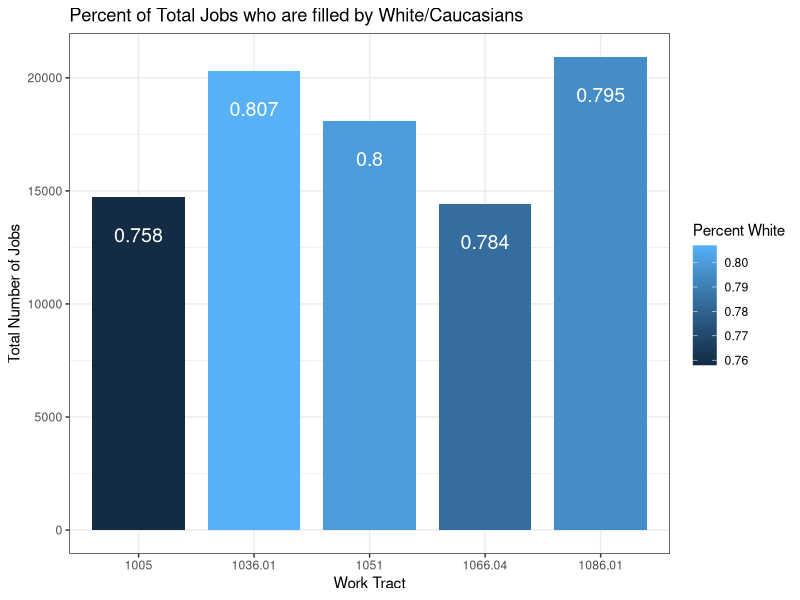
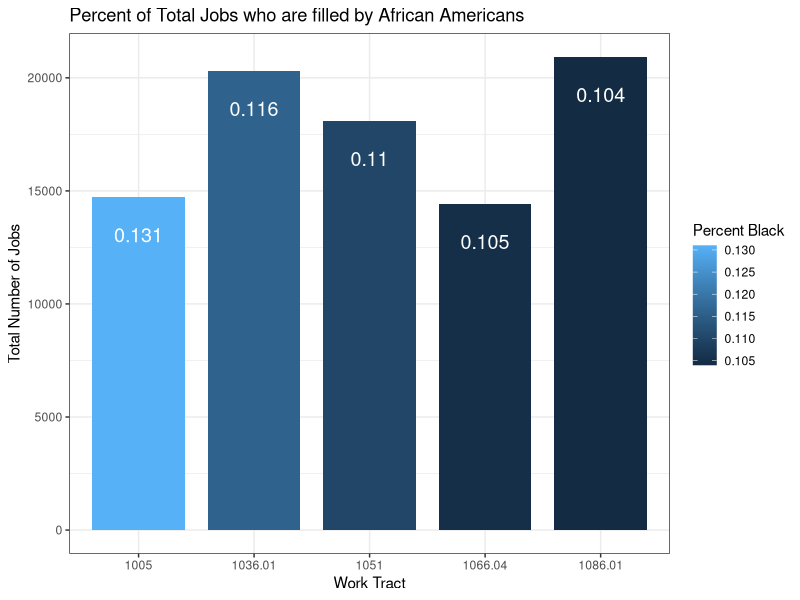
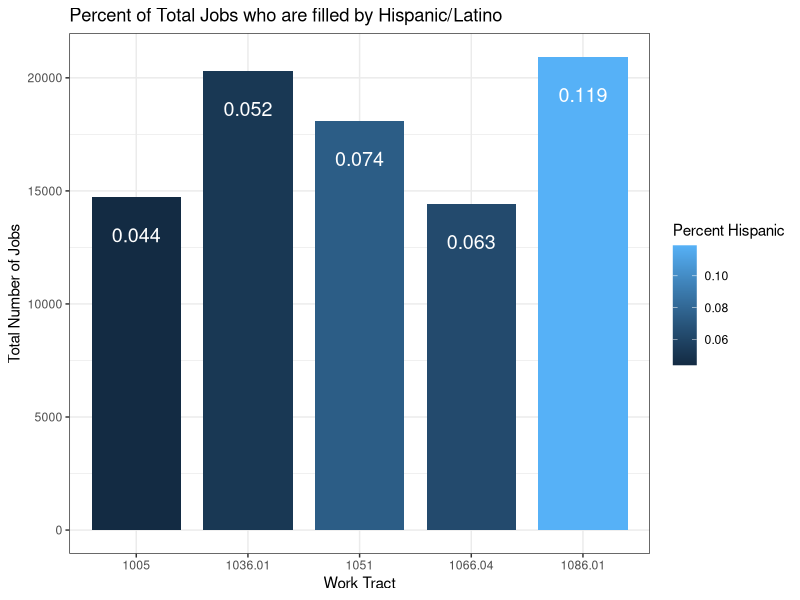
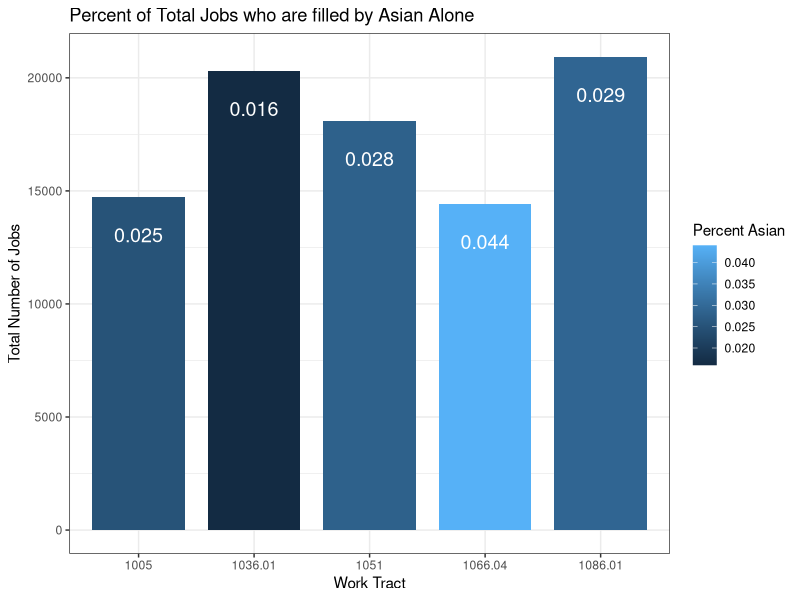

R code for these plots, in order:
## ---- chunk 1
knitr::opts_chunk$set(echo = TRUE)
## ---- chunk 2
#SETUP
library(ggplot2)
library(tidyverse)
library(dplyr)
OD_Tract <- read.csv("wac_tract_aggregation_Sean2.csv", fileEncoding = "latin1")
OD_Tract <- filter(OD_Tract, C000 >= 14416)
OD_Tract2 <- as.tibble(OD_Tract)
OD_Tract$work_tract = as.character(OD_Tract$work_tract)
## ---- chunk 3
OD_Tract$PercentWhite <- round(OD_Tract$PercentWhite, 3)
OD_Tract$PercentBlack <- round(OD_Tract$PercentBlack, 3)
OD_Tract$PercentHispanic <- round(OD_Tract$PercentHispanic, 3)
OD_Tract$PercentAsian <- round(OD_Tract$PercentAsian, 3)

PercentWhite1 <- ggplot(OD_Tract, aes(x=`work_tract`,y=`C000`, fill = PercentWhite, label = `PercentWhite`)) + geom_bar(stat = "identity", width=0.8) +geom_text(size = 5, vjust = 3, color = "white") + xlab("Work Tract") + ylab("Total Number of Jobs") + labs(fill="Percent White") + ggtitle("Percent of Total Jobs who are filled by White/Caucasians") + theme_bw()

PercentBlack1 <- ggplot(OD_Tract, aes(x=`work_tract`,y=`C000`, fill = PercentBlack, label = `PercentBlack`)) + geom_bar(stat = "identity", width=0.8) +geom_text(size = 5, vjust = 3, color = "white") + xlab("Work Tract") + ylab("Total Number of Jobs") + labs(fill="Percent Black") + ggtitle("Percent of Total Jobs who are filled by African Americans") + theme_bw()

PercentHispanic1 <- ggplot(OD_Tract, aes(x=`work_tract`,y=`C000`, fill = PercentHispanic, label = `PercentHispanic`)) + geom_bar(stat = "identity", width=0.8) +geom_text(size = 5, vjust = 3, color = "white") + xlab("Work Tract") + ylab("Total Number of Jobs") + labs(fill="Percent Hispanic") + ggtitle("Percent of Total Jobs who are filled by Hispanic/Latino") + theme_bw()

PercentAsian1 <- ggplot(OD_Tract, aes(x=`work_tract`,y=`C000`, fill = PercentAsian, label = `PercentAsian`)) + geom_bar(stat = "identity", width=0.8) +geom_text(size = 5, vjust = 3, color = "white") + xlab("Work Tract") + ylab("Total Number of Jobs") + labs(fill="Percent Asian") + ggtitle("Percent of Total Jobs who are filled by Asian Alone") + theme_bw()

PercentWhite1
PercentBlack1
PercentHispanic1
PercentAsian1
